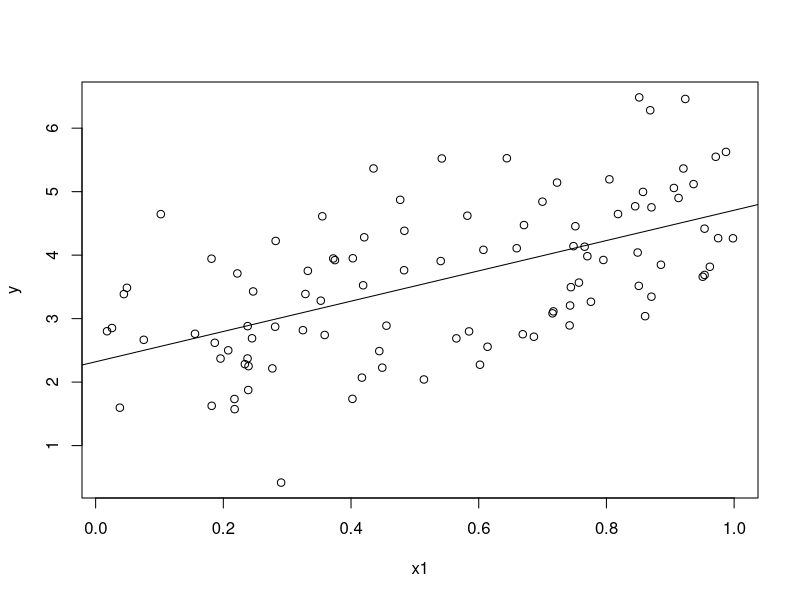

Recreate this plot in R.
## ---- chunk 1
x1 <- runif(100)
x2 <- runif(100)
eps <- rnorm(100, 0, 0.5)
y <- 1+2*x1+3*x2+eps
model <- lm(y~x1+x2)
## ---- chunk 2
model$coefficients
model$coefficients['(Intercept)']
model$coefficients['x1']
model$coefficients['x2']
## ---- chunk 3
plot(x1, y)
abline(lm(y~x1)$coefficients)
## ---- chunk 4
summary(model)$sigma
summary(model)$r.squared
summary(model)$adj.r.squared
summary(model)$fstatistic
## ---- chunk 5
summary(model)$coefficients
summary(model)$coefficients['x2', 't value']
